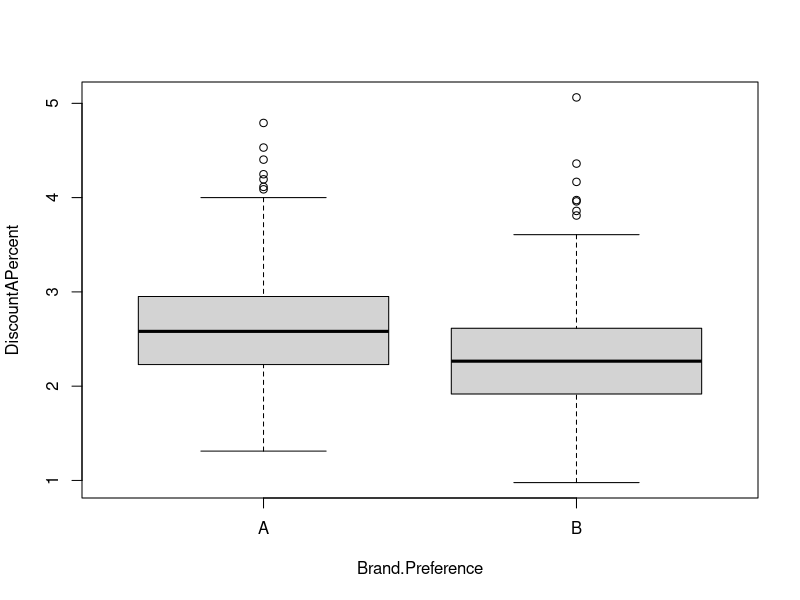
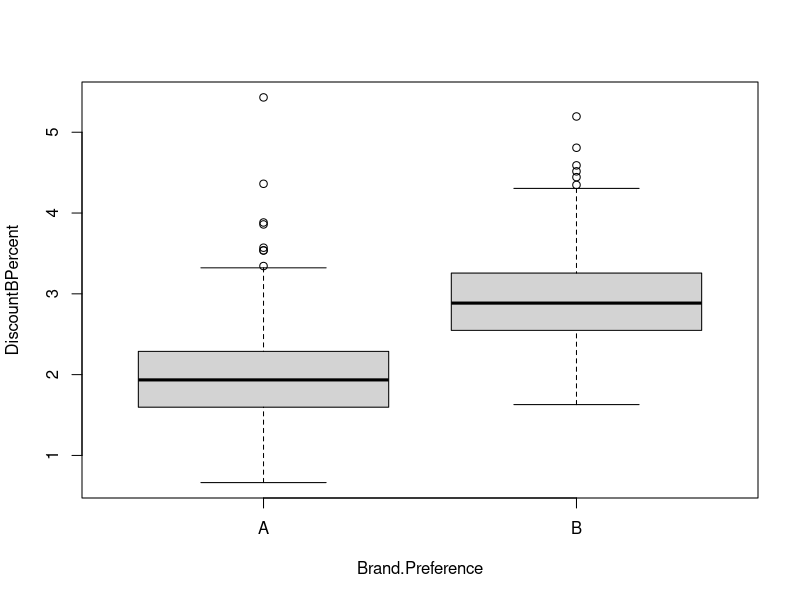
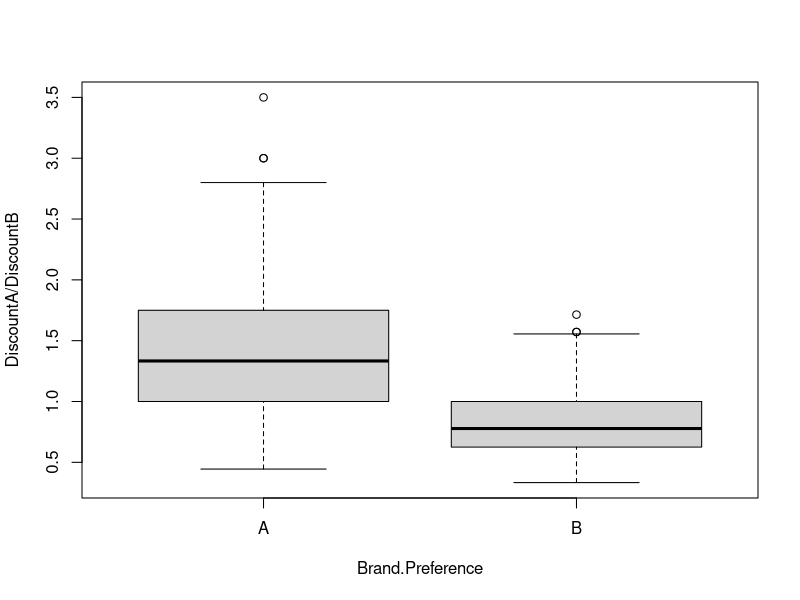
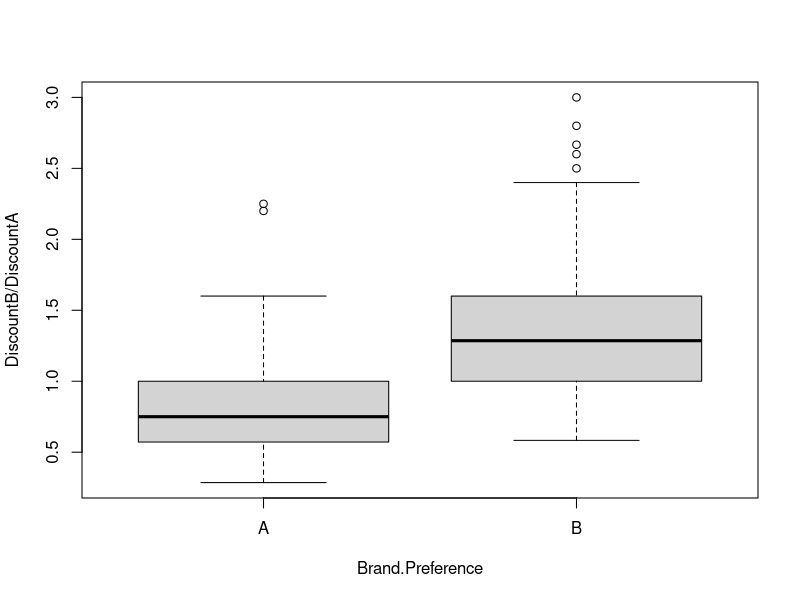
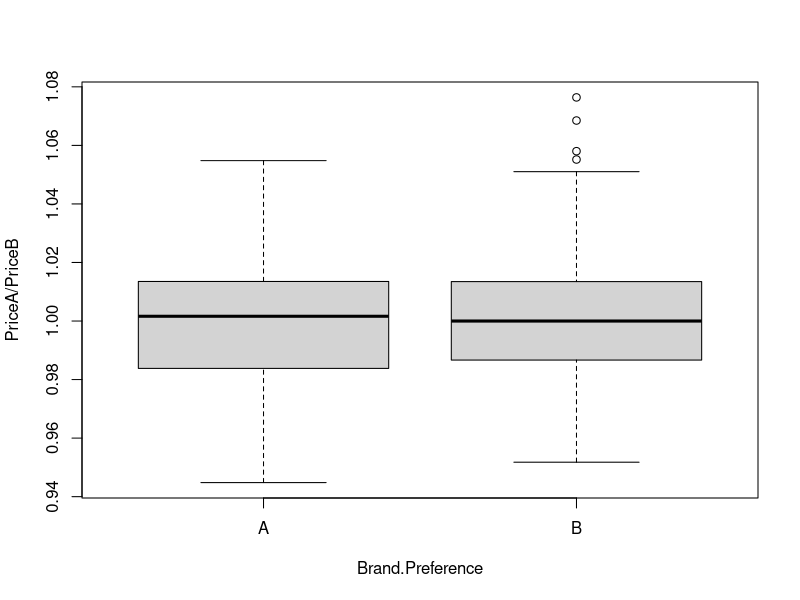
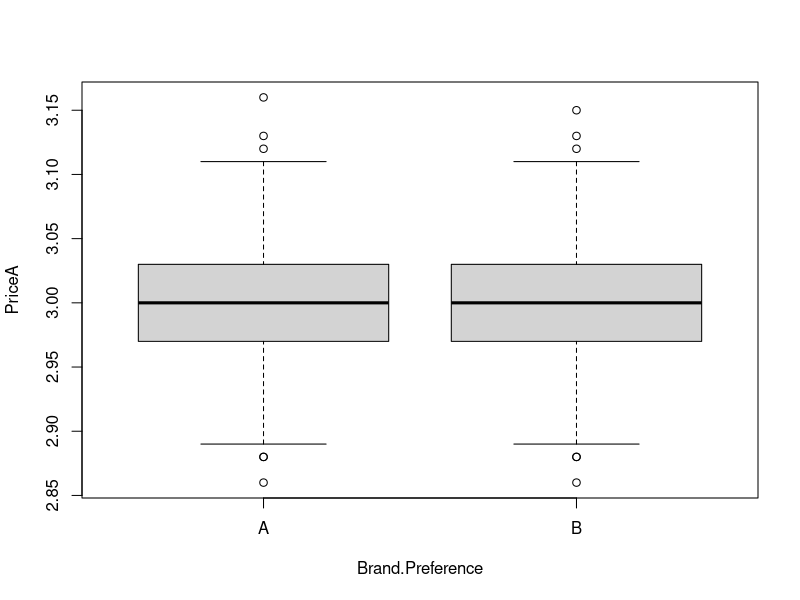
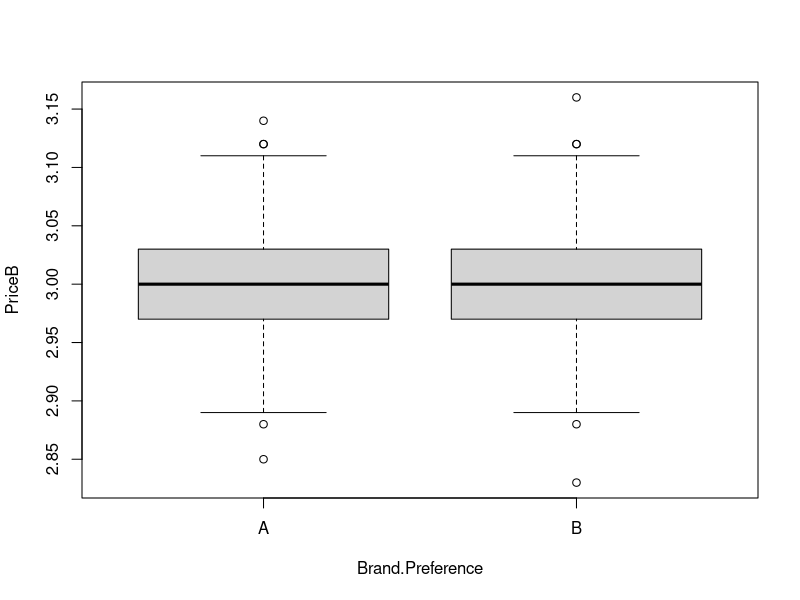
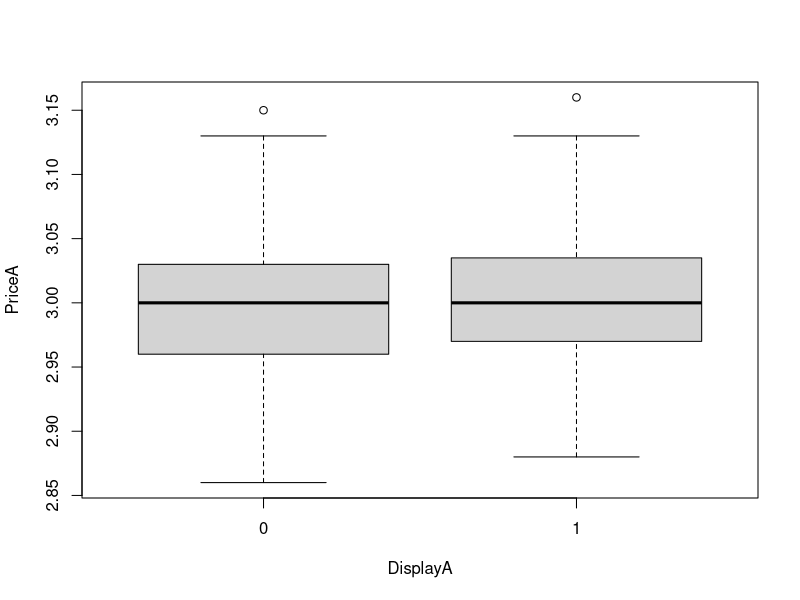

Here is the R script that generated these plots, in order:
setwd("C:/Users/galyech/OneDrive - Microsoft/Personal/MBA/R") # change this directory to your working directory

#Installing packages

#install.packages('party')
#install.packages('forecast')
#install.packages('caret') # this is the relevant ml package
#install.packages('e1071', dependencies=TRUE) 
library(caret)
library('e1071')
library(forecast)
library(party)

# READ DB
mydf <-  read.csv("Cereal.csv") 

# preprocess , thoughts and stuff:
# DisplayA and DisplayB should be categorials / factor because they are boolean
# maybe we want to know how much the discount percentage is meaningful for the customer. 
# ie: PriceA+DiscountA is the real price. DiscountA/(PriceA+DiscountA) for example is 10% but for B is 20% 
# so the customer prefers B.

# factoring DisplayA and DisplayB
mydf$DisplayA = factor(mydf$DisplayA)
mydf$DisplayB = factor(mydf$DisplayB)
mydf$Brand.Preference = factor(mydf$Brand.Preference)

# Adding new column for how much the discount percentage
mydf$DiscountAPercent=as.numeric(format(round(mydf$DiscountA/(mydf$DiscountA+mydf$PriceA)*100, 3)))
mydf$DiscountBPercent=as.numeric(format(round(mydf$DiscountB/(mydf$DiscountB+mydf$PriceB)*100, 3)))

# Checking relation between DiscountAPercent and Brand.Preference
# we want to understand if theres a connection between the discount and the preference
plot(DiscountAPercent ~ Brand.Preference , data = mydf)
plot(DiscountBPercent ~ Brand.Preference , data = mydf)
discountBMeanPerc <- mean(mydf$DiscountBPercent)
discountAMeanPerc <- mean(mydf$DiscountAPercent)
discountBMean <- mean(mydf$DiscountB)
discountAMean <- mean(mydf$DiscountA)
# conclusion - the discounts are quite the same
# conclusion - when the discount percentage for B is high - customers buy more B. 
# conclusion - the discount percentage of A has no affect on customers pref

# Checking the discount for A relatively to B.
plot(DiscountA/DiscountB ~ Brand.Preference, data = mydf)
plot(DiscountB/DiscountA ~ Brand.Preference, data = mydf)
# conclusion - when the discount for A is higher than B, customers buy more A, and vice versa, people looooove higher discounts

# The prices are quite similar so does the preference 
plot(PriceA/PriceB ~ Brand.Preference, data = mydf)
plot(PriceA ~ Brand.Preference, data = mydf)
plot(PriceB ~ Brand.Preference, data = mydf)
# conclusion - the final price doesnt affect the pref

# Checking the affect that the price has on the display on the sales shelf
plot(PriceA ~ DisplayA, data = mydf)
plot(PriceB ~ DisplayB, data = mydf)
# conclusion - The final price doesn`t affect much of the display in sales shelf

# checking how the discount percentage of A affects the display on the sales shelf
plot(DiscountAPercent ~ DisplayA, data = mydf)
plot(DiscountBPercent ~ DisplayB, data = mydf)
# conclusion - The discount percentage of B a little bit affect the display on the sales shelf, but for A it's not a thing

# Loyalty affects preferences.. walla
plot(LoyaltyA ~ Brand.Preference, data = mydf)
plot(LoyaltyB ~ Brand.Preference, data = mydf)

#How many times only A was on display and they chose A
countAOnDisplayA <- as.numeric(nrow(mydf[mydf$Brand.Preference == "A" & mydf$DisplayA == 1 & mydf$DisplayB == 0,]))
#How many times only B was on display and they chose A
countBOnDisplayA <- as.numeric(nrow(mydf[mydf$Brand.Preference == "A" & mydf$DisplayB == 1 & mydf$DisplayA == 0,]))
#How many times both were on display and they chose A 
countBothOnDisplayA <- as.numeric(nrow(mydf[mydf$Brand.Preference == "A" & mydf$DisplayA == 1 & mydf$DisplayB == 1,]))
#How many times none were on display and they chose A 
countNoneOnDisplayA <- as.numeric(nrow(mydf[mydf$Brand.Preference == "A" & mydf$DisplayA == 0 & mydf$DisplayB == 0,]))

#How many times only A was on display and they chose B 
countAOnDisplayB <- as.numeric(nrow(mydf[mydf$Brand.Preference == "B" & mydf$DisplayA == 1 & mydf$DisplayB == 0,]))
#How many times only B was on display and they chose B 
countBOnDisplayB <- as.numeric(nrow(mydf[mydf$Brand.Preference == "B" & mydf$DisplayB == 1 & mydf$DisplayA == 0,]))
#How many times both were on display and they chose B 
countBothOnDisplayB <- as.numeric(nrow(mydf[mydf$Brand.Preference == "B" & mydf$DisplayA == 1 & mydf$DisplayB == 1,]))
#How many times none were on display and they chose B 
countNoneOnDisplayB <- as.numeric(nrow(mydf[mydf$Brand.Preference == "B" & mydf$DisplayA == 0 & mydf$DisplayB == 0,]))

colors = c("blue","red")
whichOnDisplay <-  c("Only A","Only B", "Both", "None") 
preferences <-c("% Choose A","% Choose B")
# Create the matrix of the values.
Values <- matrix(c(countAOnDisplayA/(countAOnDisplayA+countAOnDisplayB)*100,
                   countBOnDisplayA/(countBOnDisplayA+countBOnDisplayB)*100,
                   countBothOnDisplayA/(countBothOnDisplayA+countBothOnDisplayB)*100,
                   countNoneOnDisplayA/(countNoneOnDisplayA+countNoneOnDisplayB)*100,
                   countAOnDisplayB/(countAOnDisplayA+countAOnDisplayB)*100,
                   countBOnDisplayB/(countBOnDisplayA+countBOnDisplayB)*100,
                   countBothOnDisplayB/(countBothOnDisplayA+countBothOnDisplayB)*100,
                   countNoneOnDisplayB/(countNoneOnDisplayA+countNoneOnDisplayB)*100)
                 , nrow = 2, ncol = 4, byrow = TRUE)
# Create the bar chart
barplot(Values, main = "Pref for display", names.arg = whichOnDisplay, xlab = "WhichOnDisplay", ylab = "customer pref", col = colors)
# Add the legend to the chart
legend("topleft", preferences, cex = 1.3, fill = colors)
# conclusion - seems like A is getting the same attention when displaying alone or when nothing is displayed.
# when none is on the sales shelf - A gets bigger attention. 
# B is much more dominant when displaying alone

# All conclusions:
# conclusion - the discounts are quite the same
# conclusion - when the discount percentage for B is high - customers buy more B. 
# conclusion - the discount percentage of A has no affect on customers pref
# conclusion - when the discount for A is higher *than* B, customers buy more A, and vice versa, people looooove higher discounts
# conclusion - the final price doesnt affect the pref
# conclusion - The final price doesn`t affect much of the display in sales shelf
# conclusion - The discount percentage of B a little bit affects the display on the sales shelf, but for A it's not a thing
# conclusion - seems like A is getting the same attention when displaying alone or when nothing is displayed.
# conclusion - when none is on the sales shelf - A gets bigger attention. 


# which models can be relevant here? 
# according to the graphs we saw that the following columns are important:
#   1. Loyalty
#   2. discount percentage
# we can try linear regression as a start, with loyalty, price and discount

#########################  partitioning 

set.seed(1)
partition <- createDataPartition(mydf[['Brand.Preference']], p = 0.7, list=FALSE ) # returns the indexes of the train data set.  
training <- mydf[partition,]
validation <- mydf[-partition,]

######################### Training classification tree  

ctreeFit <- train(Brand.Preference ~ ., 
                  data = training, 
                  method="ctree") 

ctreeFit$finalModel

plot(ctreeFit$finalModel, type = "simple")

# Predict regression tree

ctreePred <- predict(ctreeFit, newdata = validation)
ctreePred

confusionMatrix(ctreePred, validation$Brand.Preference)

###################################### Training KNN 

knnFit <- train(Brand.Preference~., 
                data = training, 
                method="knn", preProcess=c("scale","center"),
                tuneGrid   = expand.grid(k = c(1,5,10))) 


knnFit

# Predict KNN
knnPred <- predict(knnFit, newdata = validation)

confusionMatrix(knnPred, validation$Brand.Preference)


# TODO - play with the numbers of validation percentages, posibble KNN values, add variables 
